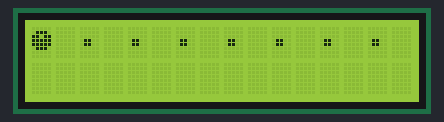
Recording of a sketch running on a simulated Arduino Uno, built with avr-gcc and run on an emulated ATmega328P. On the bench: 16×2 character LCD.

Above: at 0.1 s.
At 2.1 s:
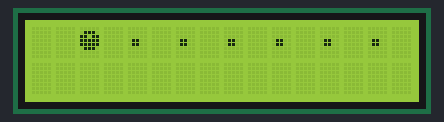
At 4.1 s:
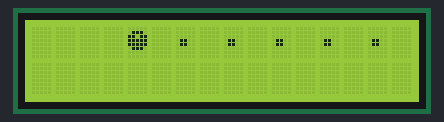
At 8.1 s:
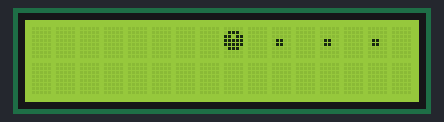
At 12.1 s:
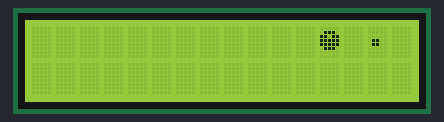
At 16.6 s:
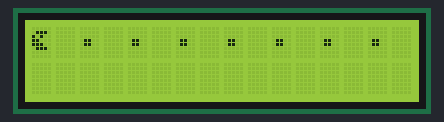

Measured:
- by itself, everything shown: repeats every 16.0 s, in 33 steps
- what the display in image 1 shows lasts 0.5 s, from 2.1 s to 2.6 s

The sketch:

Example3c.ino
```cpp
/***
 * Red River College - Arduino Workshop
 *
 * TITLE:        Example #3
 * DESCRIPTION:  Custom characters for pacman.
 * AUTHOR:       Dario Schor (schor@ieee.org)
 * DATE:         March 15, 2014
 *
 * This example uses the LiquidCrystal librady from:
 * http://arduino.cc/en/Reference/LiquidCrystal
 *
 * The display has 2 rows of 16 characters:
 *
 *     0   1   2   3   4   5   6   7   8   9   10  11  12  13  14  15   < COLS
 *   -----------------------------------------------------------------
 *   |   |   |   |   |   |   |   |   |   |   |   |   |   |   |   |   |  < ROW-0
 *   -----------------------------------------------------------------
 *   |   |   |   |   |   |   |   |   |   |   |   |   |   |   |   |   |  < ROW-1
 *   -----------------------------------------------------------------
 **/

#include <LiquidCrystal.h>

// Size of screen
#define NUM_ROWS        2
#define NUM_COLS        16

// Custom pinout for the shield used in the workshop
#define LCD_RS_PIN      8
#define LCD_RW_PIN      13
#define LCD_EN_PIN      9
#define LCD_D4_PIN      4
#define LCD_D5_PIN      5
#define LCD_D6_PIN      6
#define LCD_D7_PIN      7

// Constants for pacman
#define PACMAN_CLOSE    0x0
#define PACMAN_OPEN     0x1
#define PACMAN_FOOD     0x2
#define PACMAN_DELAY    500

// Create instance of LiquidCrystal object
LiquidCrystal lcd(
  LCD_RS_PIN,   // Register Select
  LCD_RW_PIN,   // H-Read, L-Write
  LCD_EN_PIN,   // Enable (data strobe, active high)
  LCD_D4_PIN,   // Data pins
  LCD_D5_PIN,
  LCD_D6_PIN,
  LCD_D7_PIN
  );

// Pacman with the mouth closed
byte pacmanCloseDef[8] = {
  0b00000,
  0b01110,
  0b11011,
  0b11111,
  0b11111,
  0b01110,
  0b00000,
  0b00000
};

// Pacman with the mouth opened
byte pacmanOpenDef[8] = {
  0b00000,
  0b01110,
  0b10100,
  0b11000,
  0b11100,
  0b01110,
  0b00000,
  0b00000
};

// Pacman food
byte dotDef[8] = {
  0b00000,
  0b00000,
  0b00000,
  0b01100,
  0b01100,
  0b00000,
  0b00000,
  0b00000
};

// Coordinates to keep track of pacman on the screen
int x = 0;
int px = 0;


/***
 * setup()
 * Description:  Init display and pacman characters.
 **/
void setup(void)
{
  // Create custom characters for pacman
  lcd.createChar(PACMAN_CLOSE, pacmanCloseDef);
  lcd.createChar(PACMAN_OPEN,  pacmanOpenDef);
  lcd.createChar(PACMAN_FOOD,  dotDef);

  // Initialize the LCD
  lcd.begin(16, 2);

  // Fill the display with some food
  fill();
}


/***
 * loop()
 * Description:  Eat the food!
 **/
void loop(void)
{
  // Animate pacman to eat the food
  anim();

  // Advance to next position
  x++;

  // If reached the end, then reset
  if(x > 15)
  {
    x = 0;
    fill();
  }
}


/***
 * fill()
 * Description:  Initialize the food on the screen.
 **/
void fill(void)
{
  // Set LCD position and alternate food, no-food characters
  lcd.setCursor(0,0);
  lcd.write((byte)PACMAN_CLOSE);
  for(int j=0;j<7;j++)
  {
    lcd.write(" ");
    lcd.write(PACMAN_FOOD);
  }
}

/***
 * anim()
 * Description:  Animate pacman eating one piece of food.
 **/
void anim(void)
{
  // Clear the prev position
  lcd.setCursor(px,0);
  lcd.write(" ");

  // Draw pacman with the mouth closed
  lcd.setCursor(x,0);
  lcd.write((byte)PACMAN_CLOSE);
  delay(PACMAN_DELAY);

  // Draw pacman with the mouth open
  lcd.setCursor(x,0);
  lcd.write((byte)PACMAN_OPEN);
  delay(PACMAN_DELAY);
  px = x;
}
```
